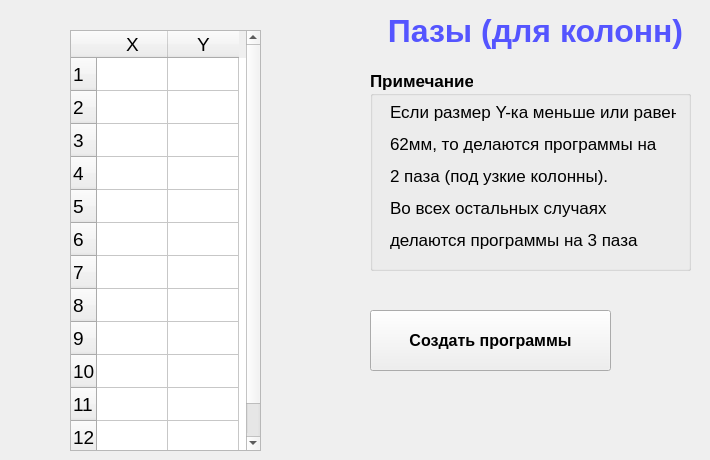
      <widget class="QWidget" name="tab_paz_kol">
       <attribute name="icon">
        <iconset>
         <normaloff>ico/Iconsmind-Outline-Column.ico</normaloff>ico/Iconsmind-Outline-Column.ico</iconset>
       </attribute>
       <attribute name="title">
        <string>Пазы (колонны)</string>
       </attribute>
       <widget class="QGroupBox" name="groupBox_paz">
        <property name="geometry">
         <rect>
          <x>370</x>
          <y>70</y>
          <width>321</width>
          <height>201</height>
         </rect>
        </property>
        <property name="font">
         <font>
          <pointsize>13</pointsize>
          <weight>75</weight>
          <bold>true</bold>
         </font>
        </property>
        <property name="title">
         <string>Примечание</string>
        </property>
        <widget class="QLabel" name="label_33">
         <property name="geometry">
          <rect>
           <x>20</x>
           <y>30</y>
           <width>286</width>
           <height>153</height>
          </rect>
         </property>
         <property name="font">
          <font>
           <pointsize>13</pointsize>
           <weight>50</weight>
           <bold>false</bold>
          </font>
         </property>
         <property name="text">
          <string>&lt;html&gt;&lt;head/&gt;&lt;body&gt;&lt;p&gt;Если размер Y-ка меньше или равен&lt;/p&gt;&lt;p&gt;62мм, то делаются программы на&lt;/p&gt;&lt;p&gt;2 паза (под узкие колонны).&lt;/p&gt;&lt;p&gt;Во всех остальных случаях&lt;/p&gt;&lt;p&gt;делаются программы на 3 паза &lt;/p&gt;&lt;/body&gt;&lt;/html&gt;</string>
         </property>
        </widget>
       </widget>
       <widget class="QPushButton" name="btn_create_paz">
        <property name="geometry">
         <rect>
          <x>370</x>
          <y>310</y>
          <width>241</width>
          <height>61</height>
         </rect>
        </property>
        <property name="font">
         <font>
          <pointsize>12</pointsize>
          <weight>75</weight>
          <bold>true</bold>
         </font>
        </property>
        <property name="toolTip">
         <string extracomment="При нажатии на эту кнопку программа создаст программы, используя шаблон и положит их в папку с нужным отступом"/>
        </property>
        <property name="text">
         <string>Создать программы</string>
        </property>
        <property name="icon">
         <iconset>
          <normaloff>ico/Iconsmind-Outline-Column.ico</normaloff>ico/Iconsmind-Outline-Column.ico</iconset>
        </property>
        <property name="iconSize">
         <size>
          <width>32</width>
          <height>32</height>
         </size>
        </property>
        <property name="autoDefault">
         <bool>false</bool>
        </property>
        <property name="default">
         <bool>false</bool>
        </property>
        <property name="flat">
         <bool>false</bool>
        </property>
       </widget>
       <widget class="QTableWidget" name="tableWidget_paz">
        <property name="geometry">
         <rect>
          <x>70</x>
          <y>30</y>
          <width>191</width>
          <height>421</height>
         </rect>
        </property>
        <property name="font">
         <font>
          <pointsize>14</pointsize>
         </font>
        </property>
        <property name="verticalScrollBarPolicy">
         <enum>Qt::ScrollBarAlwaysOn</enum>
        </property>
        <property name="rowCount">
         <number>12</number>
        </property>
        <property name="columnCount">
         <number>2</number>
        </property>
        <attribute name="horizontalHeaderDefaultSectionSize">
         <number>71</number>
        </attribute>
        <attribute name="horizontalHeaderMinimumSectionSize">
         <number>30</number>
        </attribute>
        <attribute name="verticalHeaderMinimumSectionSize">
         <number>33</number>
        </attribute>
        <row/>
        <row/>
        <row/>
        <row/>
        <row/>
        <row/>
        <row/>
        <row/>
        <row/>
        <row/>
        <row/>
        <row/>
        <column>
         <property name="text">
          <string>X</string>
         </property>
        </column>
        <column>
         <property name="text">
          <string>Y</string>
         </property>
        </column>
       </widget>
       <widget class="QLabel" name="label_paz">
        <property name="geometry">
         <rect>
          <x>370</x>
          <y>10</y>
          <width>331</width>
          <height>41</height>
         </rect>
        </property>
        <property name="font">
         <font>
          <pointsize>24</pointsize>
          <weight>75</weight>
          <bold>true</bold>
          <stylestrategy>PreferDefault</stylestrategy>
         </font>
        </property>
        <property name="styleSheet">
         <string notr="true">color: rgb(85, 85, 255);</string>
        </property>
        <property name="text">
         <string>Пазы (для колонн)</string>
        </property>
        <property name="alignment">
         <set>Qt::AlignCenter</set>
        </property>
       </widget>
      </widget>
